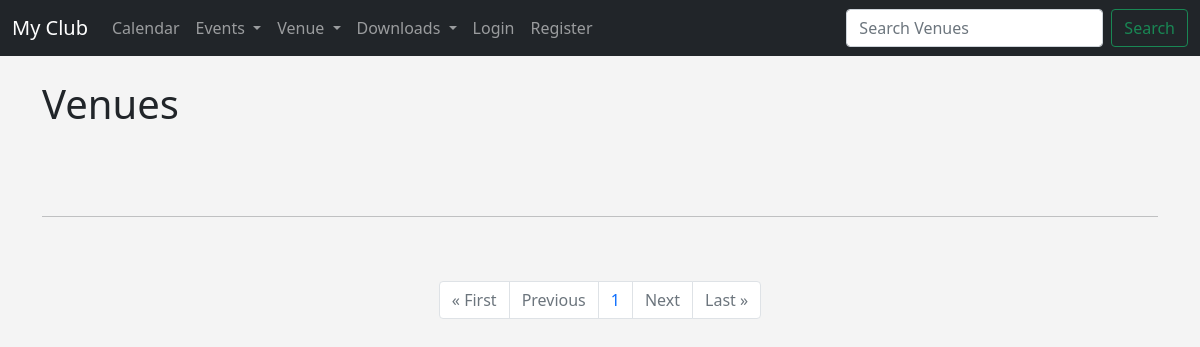
Page /list_venues on the earlier database version.
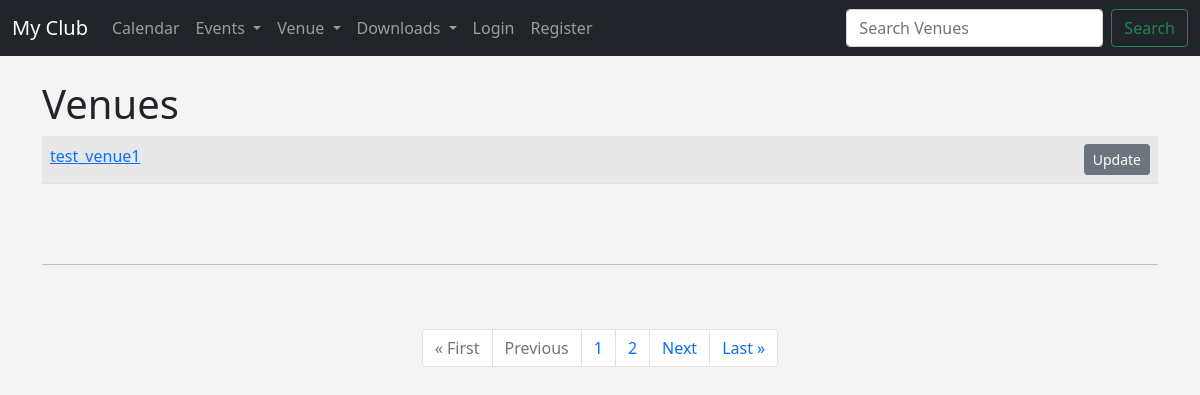
Same page on the later database version.
### events/models.py (models this page shows)
class Venue(models.Model):
    name = models.CharField('Venue Name', max_length=120)
    address = models.CharField(max_length=300)
    zip_code =models.CharField('Zip Code', max_length=10)
    phone = models.CharField('Contact Phone', max_length=15,blank=True)
    website = models.URLField('Website Address',blank=True)
    email_address = models.EmailField('Email Address',blank=True)
    owner = models.IntegerField('Venue Owner', blank=False, default=1)
    def __str__(self):
        return self.name

### events/views.py (the view)
# urls.py: path('list_venues',views.list_venues, name='list-venues'),
def list_venues(request):
    venue_list = Venue.objects.all()
    p = Paginator(Venue.objects.all(), 1)
    page = request.GET.get('page')
    venues = p.get_page(page)
    nums = "a" * venues.paginator.num_pages #Not Sure if it's standard method
    return render(request, 'events/venues.html', {'venue_list' : venue_list, 'venues' : venues, 'nums':nums} )

### templates/events/venues.html (shortened to what this page needs)
{% extends 'events/base.html' %}
    {% block content %}
        <h1>Venues</h1>
        <table class="table table-striped table-hover">
            {% for venue in venues  %}
            <tr>
                <td>
                <a href="{% url 'show-venue' venue.id %}">
                    {{venue}}
                </a>
                <br>
                </td>
                <td align="right">
                  <a href="{% url 'update-venue' venue.id %}" class="btn btn-sm btn-secondary">
                    Update
                  </a>
                </td>
            </tr>
                {% endfor %}
          </table>
          <br><br>
          <hr><br><br>
          <nav aria-label="Page navigation example">
          <ul class="pagination justify-content-center">
          {% if venues.has_previous %}
            <li class="page-item"><a class="page-link" href="?page=1">&laquo; First </a></li>
            <li class="page-item"><a class="page-link" href="?page={{venues.previous_page_number}}">Previous</a></li>
            {% else %}
            <li class="page-item disabled">
                <a class="page-link" href="#" tabindex="-1" aria-disabled="true">&laquo; First</a>
              </li>
              <li class="page-item disabled">
                <a class="page-link" href="#" tabindex="-1" aria-disabled="true">Previous</a>
              </li>
          {% endif %}
          {% for i in nums %}
          <li class="page-item"> <a class="page-link" href="?page={{forloop.counter}}">{{ forloop.counter }}</a> </li>
          {% endfor %}
          {% if venues.has_next %}
            <li class="page-item"> <a class="page-link" href="?page={{venues.next_page_number}}">Next</a></li>
            <li class="page-item"><a class="page-link" href="?page={{venues.paginator.num_pages}}"> Last &raquo;</a></li>
          {% else %}
            <li class="page-item disabled">
                <a class="page-link" href="#" tabindex="-1" aria-disabled="true">Next</a>
              </li>
              <li class="page-item disabled">
                <a class="page-link" href="#" tabindex="-1" aria-disabled="true">Last &raquo;</a>
              </li>
          {% endif %}
          </ul>
          </nav>
    {% endblock %}

### templates/events/base.html (shortened to what this page needs)
<!doctype html>
<html lang="en">
  <head>
    <link href="https://cdn.jsdelivr.net/npm/bootstrap@5.0.2/dist/css/bootstrap.min.css" rel="stylesheet">
  </head>
  <body>
    {% include 'events/navbar.html' %}
    <br>
    <div class="container">
      {% block content %}
      {% endblock %}
    </div>
  </body>
</html>

### templates/events/navbar.html (shortened to what this page needs)
<nav class="navbar navbar-expand-lg navbar-dark bg-dark">
    <div class="container-fluid">
      <a class="navbar-brand" href="{% url 'home' %}">My Club</a>
      <div class="collapse navbar-collapse" id="navbarSupportedContent">
        <ul class="navbar-nav me-auto mb-2 mb-lg-0">
          <li class="nav-item">
            <a class="nav-link" href="{% url 'home' '2023' 'October' %}">Calendar</a>
          </li>
          <li class="nav-item dropdown">
            <a class="nav-link dropdown-toggle" href="#" id="navbarDropdown" role="button" data-bs-toggle="dropdown" aria-expanded="false">
              Events
            </a>
          </li>
          <li class="nav-item dropdown">
            <a class="nav-link dropdown-toggle" href="#" id="navbarDropdown" role="button" data-bs-toggle="dropdown" aria-expanded="false">
              Venue
            </a>
          </li>
          <li class="nav-item dropdown">
            <a class="nav-link dropdown-toggle" href="#" id="navbarDropdown" role="button" data-bs-toggle="dropdown" aria-expanded="false">
              Downloads
            </a>
          </li>
          {% if user.is_authenticated %}
          <li class="nav-item">
            <a class="nav-link" href="{% url 'logout'  %}"> Logout </a>
          </li>
          {% else %}
          <li class="nav-item">
            <a class="nav-link" href="{% url 'login'  %}"> Login </a>
          </li>
          <li class="nav-item">
            <a class="nav-link" href="{% url 'register_user'  %}"> Register </a>
          </li>
          {% endif %}
        </ul>
        <form class="d-flex" method="post" action="{% url 'search-venues' %}">
          <input class="form-control me-2" type="search" placeholder="Search Venues" name='searched' aria-label="Search">
          <button class="btn btn-outline-success" type="submit">Search</button>
        </form>
      </div>
    </div>
  </nav>

### templates/events/base.html (style rules this page uses)
body { background-color: #f4f4f4; }

Differences in the rows shown:
added Venue: name "test_venue1"
Other differences:
new list line: "2"
